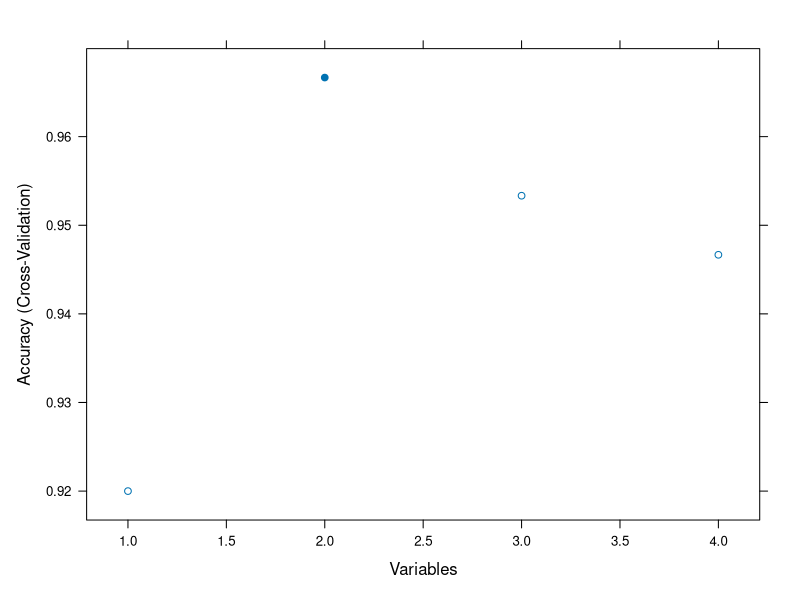

This chart was generated by the following R code:
install.packages('caret')
install.packages('randomForest')
library(caret)
library(randomForest)
data("iris")
head(iris)
x <- iris[,1:4]
y <- iris[,5]
ctrl<- rfeControl(functions = rfFuncs, method ="cv",number=10)
result <- rfe(x, y, sizes=c(1:4),rfeControl=ctrl)
print(result)
plot(result)
predictors(result)
